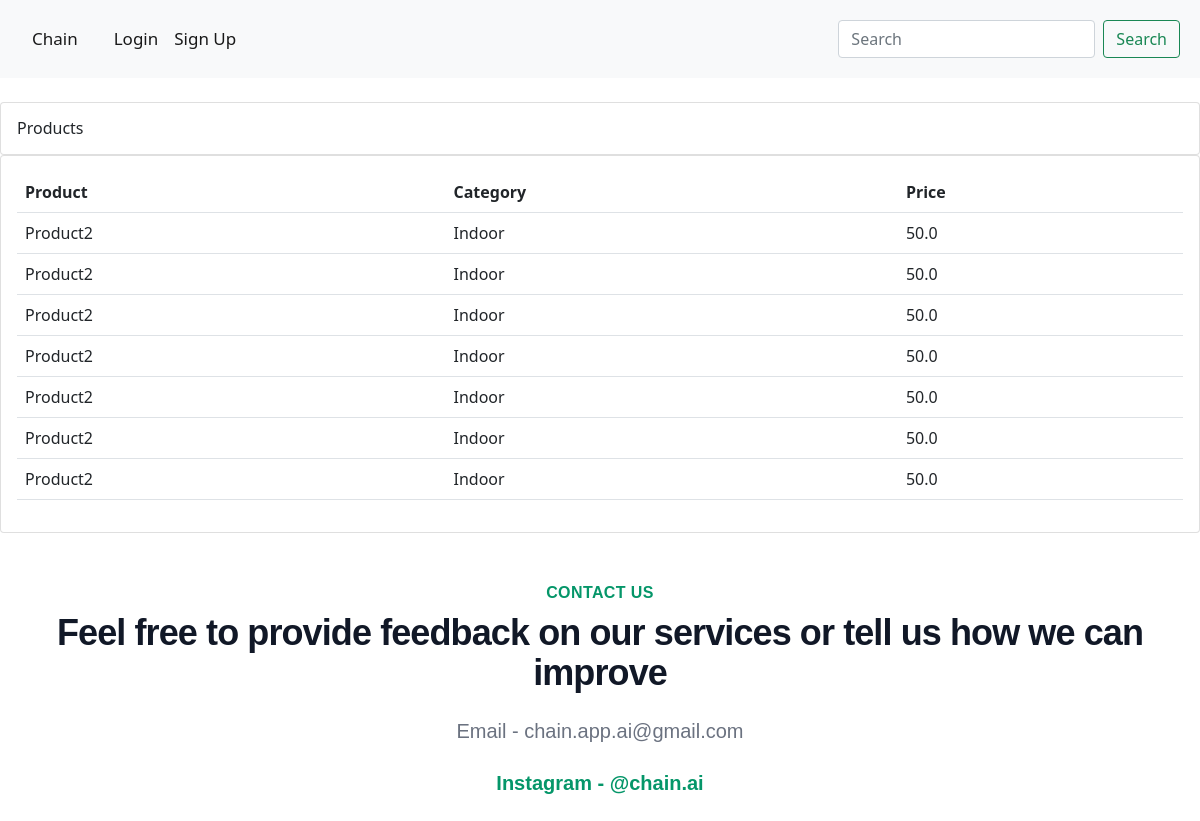
The app's page /promoters/products/ with its own data.
### promoters/models.py (models this page shows, shortened)
class Product(models.Model):
    CATEGORY = (
        ('Indoor', 'Indoor'),
        ('Out Door', 'Out Door'),
    )
    name = models.CharField(max_length=200, null=True)
    price = models.FloatField(null=True)
    category = models.CharField(max_length=200, null=True, choices=CATEGORY)
    description = models.CharField(max_length=200, null=True, blank=True)
    date_created = models.DateTimeField(auto_now_add=True, null=True)
    tags = models.ManyToManyField(Tag)

### promoters/views.py (the view)
# urls.py: path('products/', views.products, name='products'),
def products(request):
    products = Product.objects.all()
    return render(request, 'accounts/products.html', {'products': products})

### promoters/templates/accounts/products.html
{%  extends 'base.html' %}
{% block content %}
		<br>
		<div class="row">
			<div class="col-md">
				<div class="card card-body">
					<h5>Products</h5>
				</div>
				<div class="card card-body">
					<table class="table">
						<tr>
							<th>Product</th>
							<th>Category</th>
							<th>Price</th>
						</tr>
						{% for i in products %}
							<tr>
								<td>{{i.name}}</td>
								<td>{{i.category}}</td>
								<td>{{i.price}}</td>
							</tr>
						{% endfor %}
					</table>
				</div>
			</div>
		</div>
{% endblock content %}

### templates/base.html (style rules this page uses)
body { margin: 0; font-family: "Helvetica"; }

### records on screen
Product: name "Product2", category "Indoor", price "50.0"
Product: name "Product2", category "Indoor", price "50.0"
Product: name "Product2", category "Indoor", price "50.0"
Product: name "Product2", category "Indoor", price "50.0"
Product: name "Product2", category "Indoor", price "50.0"
Product: name "Product2", category "Indoor", price "50.0"
Product: name "Product2", category "Indoor", price "50.0"
